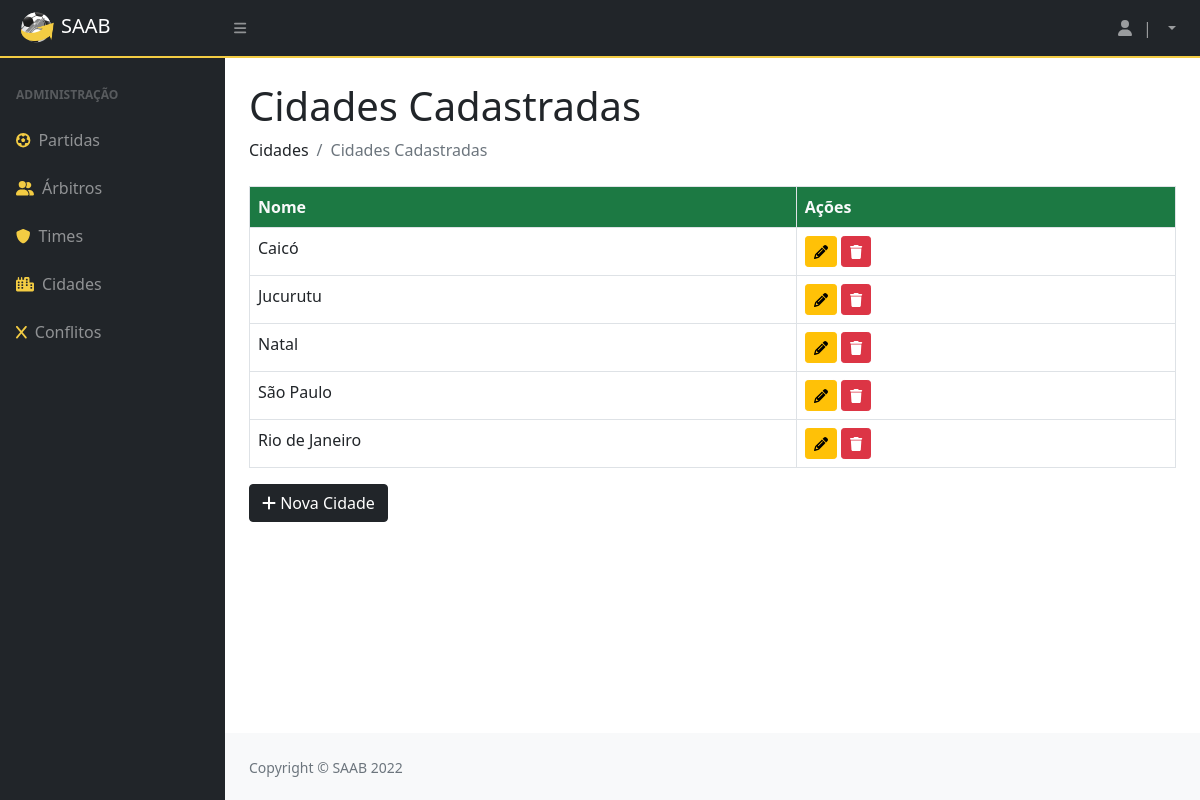
Page /cidades/ on the committed database.
### privado/models.py (models this page shows, shortened)
class Cidade(models.Model):
    codigo = models.AutoField(primary_key=True)
    nome = models.CharField(max_length=100)

### privado/views.py (the view)
# urls.py: path('cidades/', cidades, name="url_cidades"),
@has_permission_decorator('mexer_no_sistema')
def cidades(request):
    cidd = Cidade.objects.all()
    pacote = {"cidades": cidd, "editCidade": 123}
    return render(request, "SAAB/cidades.html", pacote)

### privado/templates/SAAB/cidades.html (shortened to what this page needs)
{% extends 'SAAB/layout.html' %}
{% block conteudo %}
{% load static %}
{% load crispy_forms_tags %}
<!DOCTYPE html>
<html>
    <head>
    </head>
    <body>
        <h1 class="mt-4">Cidades Cadastradas</h1>
        <ol class="breadcrumb mb-4">
            <li class="breadcrumb-item">Cidades</li>
            <li class="breadcrumb-item active">Cidades Cadastradas</li>
        </ol>
        <table class="table table-bordered">
            <thead>
                <tr>
                    <th>Nome</th>
                    <th>Ações</th>
                </tr>
            </thead>
            {% for i in cidades %}
                <tr>
                    <td>{{ i.nome }}</td>
                    <td>
                        <a href="{% url 'url_updateCidade' i.codigo %}"><button class="btn btn-warning btn-sm"><i class="fas fa-pencil"></i></button></a>
                        <a href="{% url 'url_deleteCidade' i.codigo %}"><button class="btn btn-danger btn-sm"><i class="fas fa-trash"></i></button></a>
                    </td>
                </tr>
            {% endfor %}
        </table>
        <a href="{% url 'url_formCidade' %}"><button class="btn btn-dark"><i class="fa-solid fa-plus"></i>&nbsp;Nova Cidade</button></a>
    </body>
</html>
{% endblock %}

### rows in the picture
Cidade: nome "Caicó"
Cidade: nome "Jucurutu"
Cidade: nome "Natal"
Cidade: nome "São Paulo"
Cidade: nome "Rio de Janeiro"
